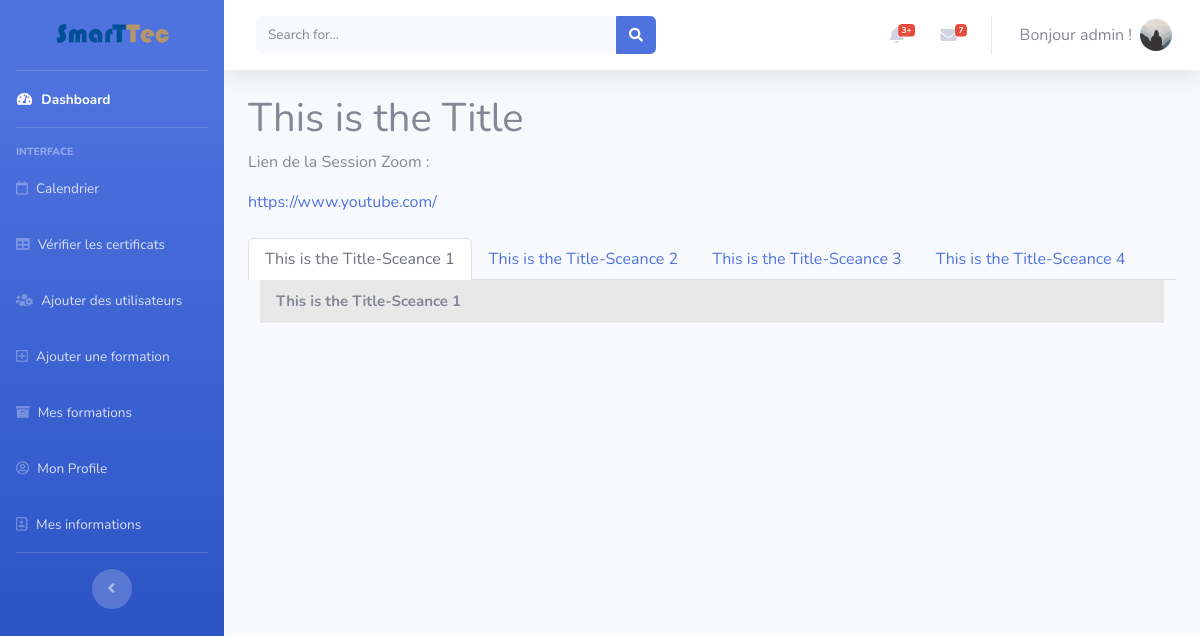
/mesformations/1 (signed in), run on an earlier commit of the app's database.
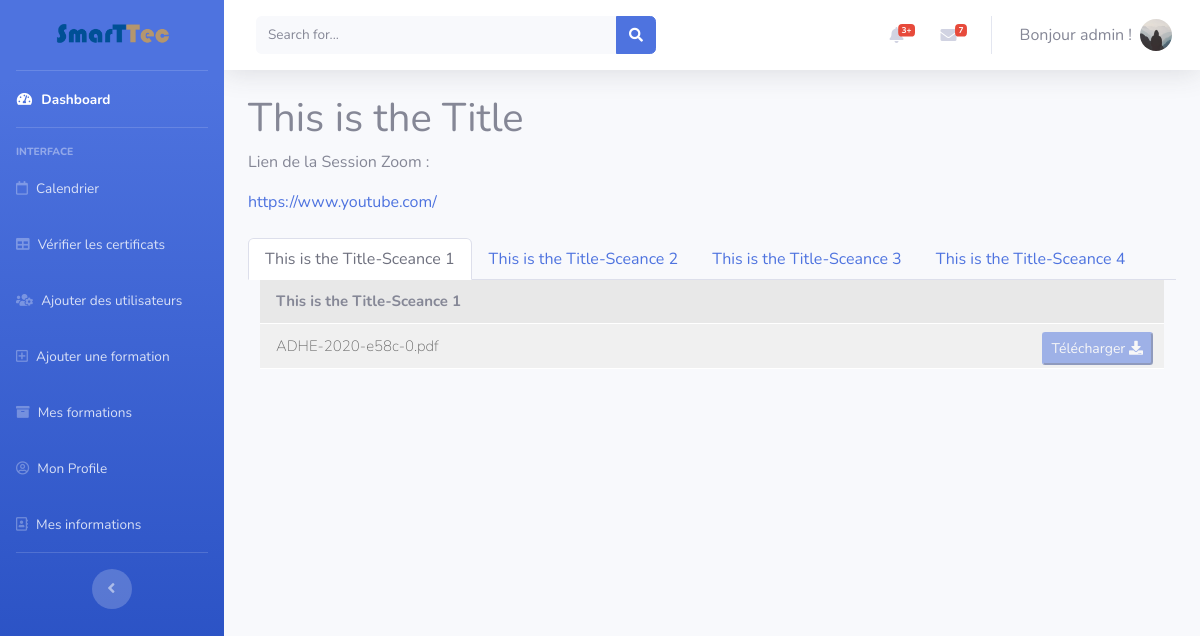
And on a later commit of the database.
### flaskblog/models.py (models this page shows, shortened)
class Sceance(db.Model):
    id = db.Column(db.Integer, primary_key=True)
    num = db.Column(db.Integer, nullable=False)
    title = db.Column(db.String(100), nullable=False)
    content = db.Column(db.Text, nullable=True)
    start_date = db.Column(db.DateTime, nullable=False,
                           default=datetime.utcnow)
    session_id = db.Column(
        db.Integer, db.ForeignKey('post.id'), nullable=False)
    zoom_video = db.Column(db.String(200), nullable=True)
    documents = db.relationship('Document', backref='sceance.id', lazy=False)

class Document(db.Model):
    id = db.Column(db.Integer, primary_key=True)
    start = db.Column(db.DateTime, nullable=False)
    end = db.Column(db.DateTime, nullable=False)
    url = db.Column(db.String(200), nullable=False)
    sceance = db.Column(db.Integer, db.ForeignKey(
        'sceance.id'), nullable=False)

### flaskblog/users/routes.py (the view)
@ users.route("/mesformations/<int:post_id>")
@ login_required
def mesformations(post_id):
    post = Post.query.get(post_id)
    return render_template('mesFormations.html', current_user=current_user, post=post)

### flaskblog/models.py (called while the page is built)
@login_manager.user_loader
def load_user(user_id):
    return User.query.get(int(user_id))

### flaskblog/templates/startbootstrap-sb-admin-2-gh-pages/mesFormations.html (shortened to what this page needs)
{% extends 'base.html' %} {% block content %}
<div id="wrapper">
  {% include 'Sidebar.html' %}
  <div id="content-wrapper" class="d-flex flex-column">
    <div id="content">
      {% include 'Topbar.html' %}
      <div class="container-fluid">
        <h1>{{post.title}}</h1>
        <p>Lien de la Session Zoom :</p>
        <a href="{{post.zoom_link}}">{{post.zoom_link}}</a>
        <ul class="nav nav-tabs" id="myTab" role="tablist">
          {% for sc in post.sceances %}
          <li class="nav-item">
            <a
              {% if sc.num==1 %}
              class="nav-link active"
              {% else %}
              class="nav-link"
              {% endif %}
              id="home-tab"
              data-toggle="tab"
              href="#sc{{sc.id}}"
              role="tab"
              aria-controls="home"
              aria-selected="true"
              >{{sc.title}}</a
            >
          </li>
          {% endfor %}
        </ul>
        <div class="tab-content" id="myTabContent">
          {% for sc in post.sceances %}
          <div
            {% if sc.num==1 %}
            class="tab-pane fade show active"
            {% else %}
            class="tab-pane fade show"
            {% endif %}
            id="sc{{sc.id}}"
            role="tabpanel"
            aria-labelledby="home-tab"
          >
            <div class="col-sm-12 course-section">
              <div class="section-title">{{sc.title}}</div>
              <ul class="section-list">
                {% for doc in sc.documents %}
                <li class="section-item">
                  <a class="item" href="#">
                    <span class="lecture-icon">
                    </span>
                    <div class="float-left">{{doc.url}}</div>
                    <button class="btn-primary btn-sm float-right lecture-start" onclick="window.location.href='{{url_for('static',filename='uploaded_documents/'+doc.url)}}'">
                      Télécharger <i class="fas fa-download"></i>
                    </button>
                  </a>
                </li>
                {% endfor %}
              </ul>
            </div>
          </div>
          {% endfor %}
        </div>
      </div>
    </div>
  </div>
</div>
{% endblock %}

What changed in the data, as far as the page shows it:
added Document: url "ADHE-2020-e58c-0.pdf", shown under Sceance "This is the Title-Sceance 1"
